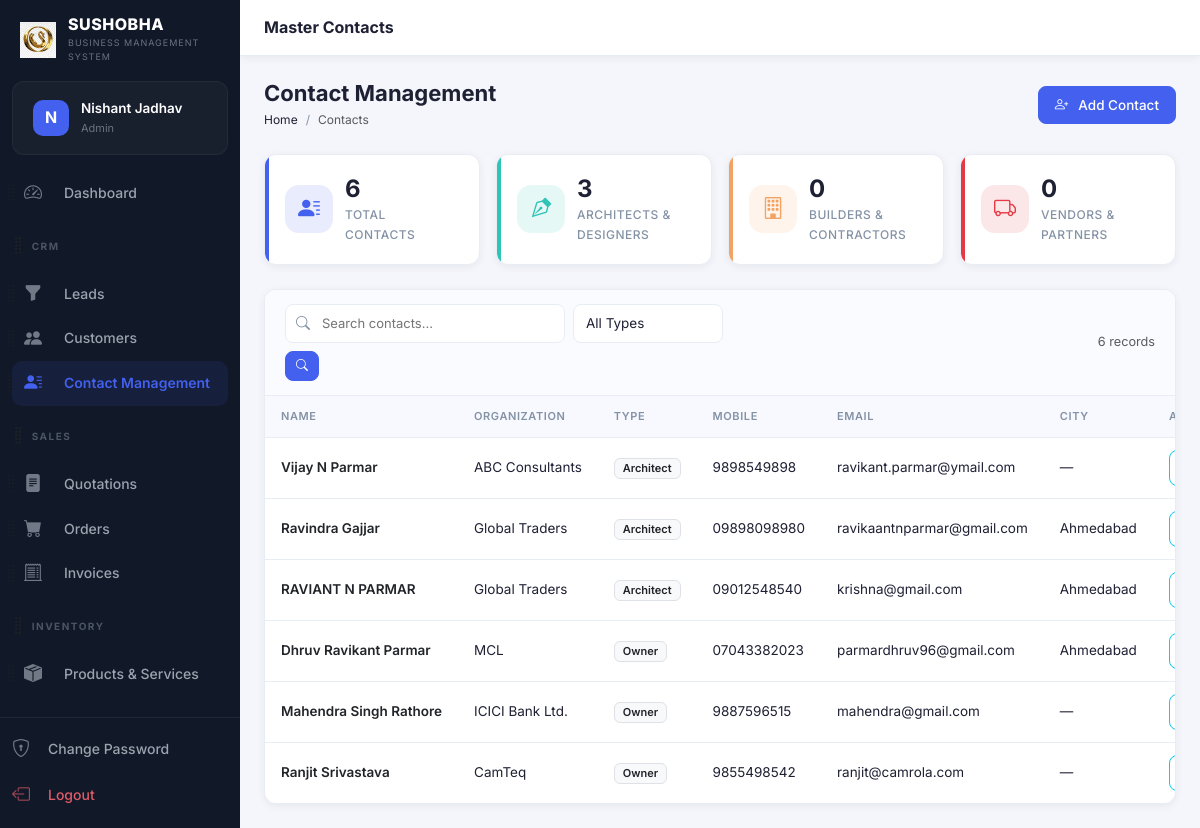
Page /modules/contacts/index.php (signed in) on the committed database.
### tables this page shows
CREATE TABLE `users` (
  `id` int(10) unsigned NOT NULL AUTO_INCREMENT,
  `role_id` int(10) unsigned NOT NULL DEFAULT 5,
  `name` varchar(100) NOT NULL,
  `email` varchar(150) NOT NULL,
  `password` varchar(255) NOT NULL,
  `phone` varchar(20) DEFAULT NULL,
  `avatar` varchar(255) DEFAULT NULL,
  `is_active` tinyint(1) NOT NULL DEFAULT 1,
  `remember_token` varchar(100) DEFAULT NULL,
  `reset_token` varchar(100) DEFAULT NULL,
  `reset_token_expires` datetime DEFAULT NULL,
  `last_login` datetime DEFAULT NULL,
  `login_attempts` int(11) DEFAULT 0,
  `locked_until` datetime DEFAULT NULL,
  `created_at` timestamp NOT NULL DEFAULT current_timestamp(),
  `updated_at` timestamp NOT NULL DEFAULT current_timestamp() ON UPDATE current_timestamp(),
  `access_rights` text DEFAULT NULL,
  PRIMARY KEY (`id`),
  UNIQUE KEY `email` (`email`),
  KEY `role_id` (`role_id`),
  CONSTRAINT `users_ibfk_1` FOREIGN KEY (`role_id`) REFERENCES `roles` (`id`)
);

CREATE TABLE `roles` (
  `id` int(10) unsigned NOT NULL AUTO_INCREMENT,
  `name` varchar(50) NOT NULL,
  `slug` varchar(50) NOT NULL,
  `permissions` longtext DEFAULT NULL CHECK (json_valid(`permissions`)),
  `created_at` timestamp NOT NULL DEFAULT current_timestamp(),
  PRIMARY KEY (`id`),
  UNIQUE KEY `name` (`name`),
  UNIQUE KEY `slug` (`slug`)
);

CREATE TABLE `contacts` (
  `id` int(10) unsigned NOT NULL AUTO_INCREMENT,
  `contact_type` varchar(100) DEFAULT 'Other',
  `name` varchar(255) NOT NULL,
  `organization_name` varchar(255) DEFAULT NULL,
  `designation` varchar(100) DEFAULT NULL,
  `mobile` varchar(20) DEFAULT NULL,
  `whatsapp` varchar(20) DEFAULT NULL,
  `email` varchar(255) DEFAULT NULL,
  `address` text DEFAULT NULL,
  `city` varchar(100) DEFAULT NULL,
  `state` varchar(100) DEFAULT NULL,
  `pincode` varchar(20) DEFAULT NULL,
  `website` varchar(255) DEFAULT NULL,
  `gst_number` varchar(50) DEFAULT NULL,
  `visiting_card` text DEFAULT NULL,
  `social_links` text DEFAULT NULL,
  `created_at` timestamp NOT NULL DEFAULT current_timestamp(),
  `updated_at` timestamp NOT NULL DEFAULT current_timestamp() ON UPDATE current_timestamp(),
  PRIMARY KEY (`id`),
  UNIQUE KEY `idx_contact_mobile_name` (`mobile`,`name`)
);

### config/db.php (called while the page is built, shortened)
<?php
class Database {
    private static ?PDO $instance = null;
    public static function getInstance(): PDO {
        if (self::$instance === null) {
            if ($_SERVER['HTTP_HOST'] === 'localhost' || $_SERVER['HTTP_HOST'] === '127.0.0.1') {
                $host   = 'localhost';
                $dbname = 'sushobha_crm';
                $user   = 'root';
                $pass   = '';
            } else {
                $host   = 'localhost';
                $dbname = 'u738172090_sushodb';
                $user   = 'u738172090_sushousr';
                $pass   = 'Hanumaan@102';
            }
            $charset = 'utf8mb4';
            $dsn = "mysql:host={$host};dbname={$dbname};charset={$charset}";
            $options = [
                PDO::ATTR_ERRMODE            => PDO::ERRMODE_EXCEPTION,
                PDO::ATTR_DEFAULT_FETCH_MODE => PDO::FETCH_ASSOC,
                PDO::ATTR_EMULATE_PREPARES   => false,
            ];
            try {
                self::$instance = new PDO($dsn, $user, $pass, $options);
            } catch (PDOException $e) {
                die(json_encode(['error' => 'Database connection failed: ' . $e->getMessage()]));
            }
        }
        return self::$instance;
    }
}
function db(): PDO {
    return Database::getInstance();
}

### includes/auth.php (called while the page is built, shortened)
<?php
require_once __DIR__ . '/../config/db.php';
function isLoggedIn(): bool {
    return isset($_SESSION['user_id']) && !empty($_SESSION['user_id']);
}
function currentUser(): ?array {
    static $user = null;
    if ($user === null) {
        $stmt = db()->prepare("SELECT u.*, r.name AS role_name, r.slug AS role_slug, r.permissions FROM users u JOIN roles r ON u.role_id = r.id WHERE u.id = ?");
        $stmt->execute([$_SESSION['user_id']]);
        $user = $stmt->fetch();
    }
    return $user;
}

### includes/functions.php (called while the page is built, shortened)
<?php
require_once __DIR__ . '/../config/db.php';
function e(?string $str): string {
    return htmlspecialchars($str ?? '', ENT_QUOTES | ENT_HTML5, 'UTF-8');
}
function sanitize(?string $str): string {
    return trim(strip_tags($str ?? ''));
}
function paginate(int $total, int $perPage, int $currentPage, string $url): array {
    $totalPages = max(1, (int)ceil($total / $perPage));
    $currentPage = max(1, min($currentPage, $totalPages));
    $offset = ($currentPage - 1) * $perPage;
    return ['total'=>$total,'per_page'=>$perPage,'current'=>$currentPage,'total_pages'=>$totalPages,'offset'=>$offset,'url'=>$url];
}

### modules/contacts/index.php (the view, shortened to what this page needs)
<?php
require_once __DIR__ . '/../../config/db.php';
require_once __DIR__ . '/../../includes/auth.php';
require_once __DIR__ . '/../../includes/functions.php';
$search = sanitize($_GET['search'] ?? '');
$type = sanitize($_GET['type'] ?? '');
$page   = max(1, (int)($_GET['page'] ?? 1));
$per    = RECORDS_PER_PAGE;
$where = ['1=1'];
$params = [];
$whereStr = implode(' AND ', $where);
$total = db()->prepare("SELECT COUNT(*) FROM contacts WHERE $whereStr");
$total->execute($params);
$totalCount = $total->fetchColumn();
$pag = paginate($totalCount, $per, $page, BASE_URL . '/modules/contacts/index.php?search=' . urlencode($search) . '&type=' . urlencode($type));
$stmt = db()->prepare("SELECT * FROM contacts WHERE $whereStr ORDER BY created_at DESC LIMIT $per OFFSET {$pag['offset']}");
$stmt->execute($params);
$contacts = $stmt->fetchAll();
$statSql = "
    SELECT
        COUNT(*) as total,
        SUM(CASE WHEN contact_type IN ('Architect', 'Interior Designer') THEN 1 ELSE 0 END) as designers,
        SUM(CASE WHEN contact_type IN ('Builder', 'Contractor', 'Developer') THEN 1 ELSE 0 END) as contractors,
        SUM(CASE WHEN contact_type IN ('Vendor', 'Channel Partner', 'Fabricator') THEN 1 ELSE 0 END) as vendors
    FROM contacts
";
$statStmt = db()->query($statSql);
$stats = $statStmt->fetch();
include __DIR__ . '/../../includes/header.php';
?>
<?php include __DIR__ . '/../../includes/sidebar.php'; ?>
<div class="main-content">
<div class="topbar">
  <div class="topbar-title">Master Contacts</div>
</div>
<div class="page-content">
<div class="page-header">
  <div class="page-header-left">
    <h1>Contact Management</h1>
    <nav aria-label="breadcrumb"><ol class="breadcrumb"><li class="breadcrumb-item"><a href="<?= BASE_URL ?>/modules/dashboard/index.php">Home</a></li><li class="breadcrumb-item active">Contacts</li></ol></nav>
  </div>
  <a href="<?= BASE_URL ?>/modules/contacts/create.php" class="btn btn-primary"><i class="bi bi-person-plus me-1"></i>Add Contact</a>
</div>
<div class="row g-3 mb-4">
    <div class="col-md">
        <div class="stat-card primary">
            <div class="stat-icon primary"><i class="bi bi-person-lines-fill"></i></div>
            <div class="stat-info">
                <div class="stat-value"><?= number_format((float)($stats['total'] ?? 0)) ?></div>
                <div class="stat-label">Total Contacts</div>
            </div>
        </div>
    </div>
    <div class="col-md">
        <div class="stat-card success">
            <div class="stat-icon success"><i class="bi bi-vector-pen"></i></div>
            <div class="stat-info">
                <div class="stat-value"><?= number_format((float)($stats['designers'] ?? 0)) ?></div>
                <div class="stat-label">Architects & Designers</div>
            </div>
        </div>
    </div>
    <div class="col-md">
        <div class="stat-card warning">
            <div class="stat-icon warning"><i class="bi bi-building"></i></div>
            <div class="stat-info">
                <div class="stat-value"><?= number_format((float)($stats['contractors'] ?? 0)) ?></div>
                <div class="stat-label">Builders & Contractors</div>
            </div>
        </div>
    </div>
    <div class="col-md">
        <div class="stat-card danger">
            <div class="stat-icon danger"><i class="bi bi-truck"></i></div>
            <div class="stat-info">
                <div class="stat-value"><?= number_format((float)($stats['vendors'] ?? 0)) ?></div>
                <div class="stat-label">Vendors & Partners</div>
            </div>
        </div>
    </div>
</div>
<div class="table-wrapper">
  <div class="table-toolbar">
    <form method="GET" class="d-flex gap-2 flex-wrap">
      <div class="table-search">
        <i class="bi bi-search"></i>
        <input type="text" name="search" placeholder="Search contacts..." value="<?= e($search) ?>">
      </div>
      <select name="type" class="form-select form-select-sm" style="width:150px">
        <option value="">All Types</option>
      </select>
      <button class="btn btn-sm btn-primary" type="submit"><i class="bi bi-search"></i></button>
    </form>
    <div class="d-flex gap-2">
      <span class="text-muted small align-self-center"><?= number_format($totalCount) ?> records</span>
    </div>
  </div>
  <div class="table-responsive">
    <table class="table crm-table mb-0">
      <thead><tr>
        <th>Name</th><th>Organization</th><th>Type</th><th>Mobile</th><th>Email</th><th>City</th><th>Actions</th>
      </tr></thead>
      <tbody>
        <?php if (empty($contacts)): ?>
          <tr><td colspan="7"><div class="empty-state"><i class="bi bi-person-lines-fill"></i><p>No contacts found</p></div></td></tr>
        <?php else: ?>
          <?php foreach ($contacts as $c): ?>
          <tr>
            <td>
              <a href="<?= BASE_URL ?>/modules/contacts/view.php?id=<?= $c['id'] ?>" class="fw-semibold text-dark"><?= e($c['name']) ?></a>
            </td>
            <td><?= e($c['organization_name'] ?: '—') ?></td>
            <td><span class="badge bg-light text-dark border"><?= e($c['contact_type']) ?></span></td>
            <td><?= e($c['mobile'] ?: '—') ?></td>
            <td><?= e($c['email'] ?: '—') ?></td>
            <td><?= e($c['city'] ?: '—') ?></td>
            <td>
              <div class="d-flex gap-1">
                <a href="<?= BASE_URL ?>/modules/contacts/view.php?id=<?= $c['id'] ?>" class="btn btn-icon btn-sm btn-outline-info" title="View Profile"><i class="bi bi-eye"></i></a>
              </div>
            </td>
          </tr>
          <?php endforeach; ?>
        <?php endif; ?>
      </tbody>
    </table>
  </div>
</div>
</div>
</div></div>
<?php include __DIR__ . '/../../includes/footer.php'; ?>

### includes/sidebar.php (shortened to what this page needs)
<?php
function isActive(string $path): string {
    return strpos($_SERVER['PHP_SELF'], $path) !== false ? 'active' : '';
}
$user = currentUser();
?>
<nav class="sidebar" id="sidebar">
  <div class="sidebar-brand">
    <div class="brand-logo">
      <img src="<?= BASE_URL ?>/assets/img/logo.png" alt="Logo" style="width: 100%; height: 100%; object-fit: contain;">
    </div>
    <div class="brand-text">
      <span class="brand-name"><?= APP_NAME ?></span>
      <span class="brand-tagline"><?= APP_TAGLINE ?></span>
    </div>
  </div>
  <div class="sidebar-user">
    <div class="sidebar-user-avatar">
      <?php if (!empty($user['avatar'])): ?>
        <img src="<?= BASE_URL ?>/<?= e($user['avatar']) ?>" alt="Avatar">
      <?php else: ?>
        <span><?= strtoupper(substr($user['name'] ?? 'U', 0, 1)) ?></span>
      <?php endif; ?>
    </div>
    <div class="sidebar-user-info">
      <span class="user-name"><?= e($user['name'] ?? 'User') ?></span>
      <span class="user-role"><?= ucwords(str_replace('_', ' ', $user['role_slug'] ?? '')) ?></span>
    </div>
  </div>
  <div class="sidebar-menu" id="sortableSidebar">
    <?php
    if (isAdmin()) {
        $defaultMenu[] = ['type' => 'header', 'id' => 'h_admin', 'label' => 'Admin'];
        $defaultMenu[] = ['type' => 'link', 'id' => 'approvals', 'url' => '/modules/approvals/index.php', 'icon' => 'bi-shield-check', 'label' => 'Approvals', 'match' => '/approvals/'];
        $defaultMenu[] = ['type' => 'link', 'id' => 'users', 'url' => '/modules/settings/users.php', 'icon' => 'bi-person-gear', 'label' => 'Users', 'match' => '/settings/users'];
        $defaultMenu[] = ['type' => 'link', 'id' => 'announcements', 'url' => '/modules/settings/announcements.php', 'icon' => 'bi-megaphone-fill', 'label' => 'Comm. Board', 'match' => '/settings/announcements'];
        $defaultMenu[] = ['type' => 'link', 'id' => 'settings', 'url' => '/modules/settings/index.php', 'icon' => 'bi-gear-fill', 'label' => 'Settings', 'match' => '/settings/index'];
        $defaultMenu[] = ['type' => 'link', 'id' => 'backup', 'url' => '/modules/settings/backup.php', 'icon' => 'bi-shield-check', 'label' => 'System Backup', 'match' => '/settings/backup'];
        $defaultMenu[] = ['type' => 'link', 'id' => 'activity_logs', 'url' => '/modules/settings/activity-logs.php', 'icon' => 'bi-clock-history', 'label' => 'Activity Logs', 'match' => '/activity-logs'];
    }
    $menuDict = [];
    foreach ($defaultMenu as $item) {
        $menuDict[$item['id']] = $item;
    }
    $userId = $_SESSION['user_id'] ?? 0;
    $stmt = db()->prepare("SELECT preference_value FROM user_preferences WHERE user_id = ? AND preference_key = 'sidebar_order'");
    $stmt->execute([$userId]);
    $savedOrderJson = $stmt->fetchColumn();
    $savedOrder = $savedOrderJson ? json_decode($savedOrderJson, true) : null;
    $menu = [];
    if ($savedOrder && is_array($savedOrder)) {
        foreach ($savedOrder as $id) {
            if (isset($menuDict[$id])) {
                $menu[] = $menuDict[$id];
                unset($menuDict[$id]);
            }
        }
        foreach ($menuDict as $item) {
            $menu[] = $item;
        }
    } else {
        $menu = $defaultMenu;
    }
    foreach ($menu as $item):
    ?>
      <div class="sidebar-sortable-item" data-id="<?= e($item['id']) ?>">
        <?php if ($item['type'] === 'header'): ?>
          <div class="menu-section-title d-flex align-items-center" style="margin-top: 15px;">
            <i class="bi bi-grip-vertical text-muted drag-handle" style="font-size: 1.2rem; cursor: grab; margin-left: -15px; margin-right: 2px;" title="Drag to reorder"></i>
            <span><?= e($item['label']) ?></span>
          </div>
        <?php else: ?>
          <div class="d-flex align-items-center position-relative">
            <i class="bi bi-grip-vertical text-muted drag-handle" style="font-size: 1.2rem; cursor: grab; opacity: 0.6; position: absolute; left: -15px; z-index: 10; padding: 10px 5px;" title="Drag to reorder"></i>
            <a href="<?= BASE_URL . $item['url'] ?>" class="menu-item flex-grow-1 mb-0 <?= isActive($item['match']) ?>">
              <i class="bi <?= $item['icon'] ?>"></i><span class="ms-1"><?= e($item['label']) ?></span>
            </a>
          </div>
        <?php endif; ?>
      </div>
    <?php endforeach; ?>
  </div>
  <div class="sidebar-footer">
    <a href="<?= BASE_URL ?>/modules/auth/change-password.php" class="menu-item <?= isActive('/auth/change-password') ?>">
      <i class="bi bi-shield-lock"></i><span>Change Password</span>
    </a>
    <a href="<?= BASE_URL ?>/modules/auth/logout.php" class="menu-item menu-item-logout">
      <i class="bi bi-box-arrow-left"></i><span>Logout</span>
    </a>
  </div>
</nav>

### rows in the picture
users: name "N", name "Nishant Jadhav", role.slug "Admin"
contacts: name "Vijay N Parmar", organization_name "ABC Consultants", contact_type "Architect", mobile "9898549898", email "ravikant.parmar@ymail.com", city "—"
contacts: name "Ravindra Gajjar", organization_name "Global Traders", contact_type "Architect", mobile "09898098980", email "ravikaantnparmar@gmail.com", city "Ahmedabad"
contacts: name "RAVIANT N PARMAR", organization_name "Global Traders", contact_type "Architect", mobile "09012548540", email "krishna@gmail.com", city "Ahmedabad"
contacts: name "Dhruv Ravikant Parmar", organization_name "MCL", contact_type "Owner", mobile "07043382023", email "parmardhruv96@gmail.com", city "Ahmedabad"
contacts: name "Mahendra Singh Rathore", organization_name "ICICI Bank Ltd.", contact_type "Owner", mobile "9887596515", email "mahendra@gmail.com", city "—"
contacts: name "Ranjit Srivastava", organization_name "CamTeq", contact_type "Owner", mobile "9855498542", email "ranjit@camrola.com", city "—"

### other values in the picture
APP_NAME "SUSHOBHA"
APP_TAGLINE "BUSINESS MANAGEMENT SYSTEM"
$item['label'] "Dashboard"
$item['label'] "CRM"
$item['label'] "Leads"
$item['label'] "Customers"
$item['label'] "Contact Management"
$item['label'] "SALES"
$item['label'] "Quotations"
$item['label'] "Orders"
$item['label'] "Invoices"
$item['label'] "INVENTORY"
$item['label'] "Products & Services"
$stats['total'] "6"
$stats['designers'] "3"
